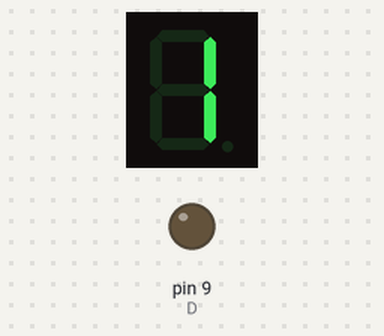
Recording of a sketch running on a simulated Arduino Uno, built with avr-gcc and run on an emulated ATmega328P. Shown: 1-digit seven-segment display, output pins drawn as LEDs (lit = HIGH). Wiring (inferred from the names in the program): 1-digit 7-segment display, segments lit when HIGH: segments pin 12, pin 13, pin 8, pin 7, pin 6, pin 11, pin 10. The segment pins are drawn as the display they are named for; pins used as bus, display or sensor lines are not drawn.

Above: at 0.1 s.
At 2.1 s:
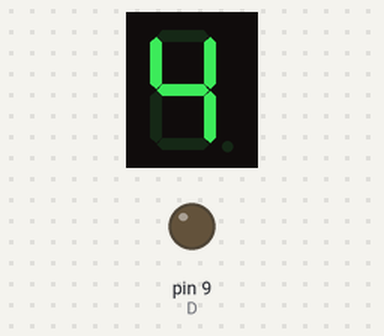
At 6.1 s:
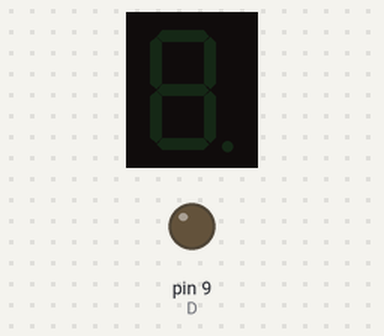
At 11.6 s:
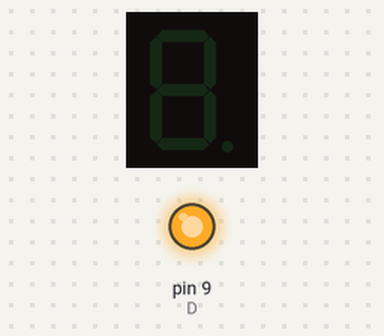
Timing chart, 0 to 30.0 s (numbered marks = the images above):
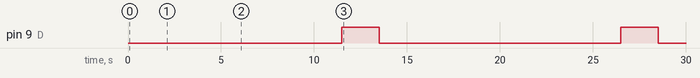

The sketch:

number.ino.ino
```cpp
int A = 1, B = 4, C = A + B, E = 5, F = 7, G = E + F;
const int a = 12;
const int b = 13;
const int c = 8;
const int e = 6;
const int d = 7;
const int f = 11;
const int g = 10;
const int D = 9;

void displayNumber(int number) {
  // Turn off all segments first
  digitalWrite(a, LOW);
  digitalWrite(b, LOW);
  digitalWrite(c, LOW);
  digitalWrite(d, LOW);
  digitalWrite(e, LOW);
  digitalWrite(f, LOW);
  digitalWrite(g, LOW);
  digitalWrite(D, LOW);

  switch (number) {
    case 0:
      digitalWrite(a, HIGH);
      digitalWrite(b, HIGH);
      digitalWrite(c, HIGH);
      digitalWrite(d, HIGH);
      digitalWrite(e, HIGH);
      digitalWrite(f, HIGH);
      break;
    case 1:
      digitalWrite(b, HIGH);
      digitalWrite(c, HIGH);
      break;
    case 2:
      digitalWrite(a, HIGH);
      digitalWrite(b, HIGH);
      digitalWrite(d, HIGH);
      digitalWrite(e, HIGH);
      digitalWrite(g, HIGH);
      break;
    case 3:
      digitalWrite(a, HIGH);
      digitalWrite(b, HIGH);
      digitalWrite(c, HIGH);
      digitalWrite(d, HIGH);
      digitalWrite(g, HIGH);
      break;
    case 4:
      digitalWrite(b, HIGH);
      digitalWrite(c, HIGH);
      digitalWrite(f, HIGH);
      digitalWrite(g, HIGH);
      break;
    case 5:
      digitalWrite(a, HIGH);
      digitalWrite(c, HIGH);
      digitalWrite(d, HIGH);
      digitalWrite(f, HIGH);
      digitalWrite(g, HIGH);
      break;
    case 6:
      digitalWrite(a, HIGH);
      digitalWrite(c, HIGH);
      digitalWrite(d, HIGH);
      digitalWrite(e, HIGH);
      digitalWrite(f, HIGH);
      digitalWrite(g, HIGH);
      break;
    case 7:
      digitalWrite(a, HIGH);
      digitalWrite(b, HIGH);
      digitalWrite(c, HIGH);
      break;
    case 8:
      digitalWrite(a, HIGH);
      digitalWrite(b, HIGH);
      digitalWrite(c, HIGH);
      digitalWrite(d, HIGH);
      digitalWrite(e, HIGH);
      digitalWrite(f, HIGH);
      digitalWrite(g, HIGH);
      break;
    case 9:
      digitalWrite(a, HIGH);
      digitalWrite(b, HIGH);
      digitalWrite(c, HIGH);
      digitalWrite(d, HIGH);
      digitalWrite(f, HIGH);
      digitalWrite(g, HIGH);
      break;
    default:
      digitalWrite(D, HIGH);
      break;
  }
}

void setup() {
  // put your setup code here, to run once:
  pinMode(a, OUTPUT);
  pinMode(b, OUTPUT);
  pinMode(c, OUTPUT);
  pinMode(d, OUTPUT);
  pinMode(e, OUTPUT);
  pinMode(f, OUTPUT);
  pinMode(g, OUTPUT);
  pinMode(D, OUTPUT);
}

void loop() {
  // put your main code here, to run repeatedly:
  displayNumber(A);
  delay(2000);
  displayNumber(B);
  delay(2000);
  displayNumber(C);
  delay(2000);

  digitalWrite(a, LOW);
  digitalWrite(b, LOW);
  digitalWrite(c, LOW);
  digitalWrite(d, LOW);
  digitalWrite(e, LOW);
  digitalWrite(f, LOW);
  digitalWrite(g, LOW);
  digitalWrite(D, LOW);
  delay(1500);

  displayNumber(E);
  delay(2000);
  displayNumber(F);
  delay(2000);
  displayNumber(G); // Changed from 11 to a valid single-digit number
  delay(2000);

  digitalWrite(a, LOW);
  digitalWrite(b, LOW);
  digitalWrite(c, LOW);
  digitalWrite(d, LOW);
  digitalWrite(e, LOW);
  digitalWrite(f, LOW);
  digitalWrite(g, LOW);
  digitalWrite(D, LOW);
  delay(1500);
}
```

frequencyCalculation.c
```cpp
#include<stdio.h>

void main(){
    float R, C;
    printf("Enter Resistance in Kiloohm\n");
    scanf("%f", &R);
    printf("Enter Capacitor in Microfarad\n");
    scanf("%f", &C);
    float t = 0.693*(10 + 2 * R) * C * 0.001;
    float f = 1 / t;
    printf("Time Period in seconds = %f\n", t);
    printf("Frequency in Hz = %f\n", f);
}
```

soft_serial_tx_util.c
```cpp
#include "soft_serial_tx_util.h"
#include <stdint.h>
#include <Arduino.h>
//#include <stdlib.h>

/////////////////////////////////////////////////////
        ///// NOTE: 1000000UL is NOT the F_CPU
        /////       1000000UL is 1000000UL micro-seconds. There are 1000000UL uS in ONE second

const unsigned long MICROSECOND_PER_BIT = (1000000UL / SOFT_TX_BAUD);
/////////////////////////////////////////////////////
// void software_serial_configure() {

//        pinMode(SOFT_TX_PIN_NO, OUTPUT);

// }
/////////////////////////////////////////////////////////////
void ss_putc(char c) {

    uint8_t  bit_mask;

    digitalWrite(12, HIGH); // Disable TFT TFT_CS
    pinMode(SOFT_TX_PIN_NO, OUTPUT);

    // Transmit START bit
    digitalWrite(SOFT_TX_PIN_NO, LOW);
    delayMicroseconds(MICROSECOND_PER_BIT);

    // Transmit 8-data bits
    for (bit_mask=0x01; bit_mask; bit_mask<<=1) {
        if (c & bit_mask) {
            digitalWrite(SOFT_TX_PIN_NO, HIGH);
        }
        else {
            digitalWrite(SOFT_TX_PIN_NO, LOW);
        }
        delayMicroseconds(MICROSECOND_PER_BIT);
    }

    // Transmit STOP bit(s)
    digitalWrite(SOFT_TX_PIN_NO, HIGH);
    delayMicroseconds(MICROSECOND_PER_BIT); // Fixed to ONE STOP Bit

}
///////////////////////////////////////////////////////////
void ss_puts(char *s)
{
    while(*s)
        ss_putc(*s++);
}
////////////////////////////////////////////
void ss_puts_p(const char *progmem_s )
{
   register uint8_t c;

   while ( (c = pgm_read_byte(progmem_s++)) )
   ss_putc(c);

}
///////////////////////////////////////////////////////////////////
void ss_put_int(int  message_int){
   char buffer_temp[10];
   itoa( message_int, buffer_temp, 10);   //convert int to string (decimal format)
   ss_puts(buffer_temp);                //and transmit string to software serial
}
///////////////////////////////////////////////////////////////////
void ss_put_uint(unsigned int  message_uint){
   char buffer_temp[10];
   utoa( message_uint, buffer_temp, 10);   //convert unsigned int to string (decimal format)
   ss_puts(buffer_temp);                //and transmit string to software serial
}
///////////////////////////////////////////////////////////////////
void ss_put_long(long message_long){
   char buffer_temp[15];
   ltoa(message_long, buffer_temp, 10);   //convert long to string
   //ss_puts(" HELLO ");
   ss_puts(buffer_temp);                //and transmit string to software serial
}
////////////////////////////////////////////////////////////////////
void ss_put_float(float  message_float){
   char buffer_temp[15];
   dtostrf( message_float, 1, 2, buffer_temp); //  convert float to str
   ss_puts(buffer_temp);                //and transmit string to software serial
}
///////////////////////////////////////////////////////////////////
```

soft_serial_tx_util.h
```cpp
//
// Low qulaity: Rudimentary Software Serial Transmit
//

#ifndef SOFT_SERIAL_TX_UTIL_H
        #define SOFT_SERIAL_TX_UTIL_H

          ///////////#define SOFT_TX_BAUD 115200
        #define SOFT_TX_BAUD       9600

        // Fixed to ONE STOP BIT
        //#define SOFT_TX_STOP_BITS  1

        //  ES32-CAM-CH340 Board Specific pin number
        #define SOFT_TX_PIN_NO     1

        void software_serial_configure();
        void ss_putc(char c);
        void ss_puts(char *s);
        void ss_puts_p(const char *progmem_s );
        void ss_put_int(int  message_int);
        void ss_put_uint(unsigned int  message_uint);
        void ss_put_long(long message_long);
        void ss_put_float(float  message_float);


#endif // SOFT_SERIAL_TX_UTIL_H

///////////////////////////////////////////////////////////////////////////////////////////////////////////////////
```

Measured:
- by itself, pin 9 (D): alternates HIGH for 2.0 s and LOW for 13.0 s
- by itself, everything shown: repeats every 15.0 s, in 8 steps
- what the display in image 1 shows lasts 2.0 s, from 2.0 s to 4.0 s
- what the display in image 2 shows lasts 1.5 s, from 6.0 s to 7.5 s
